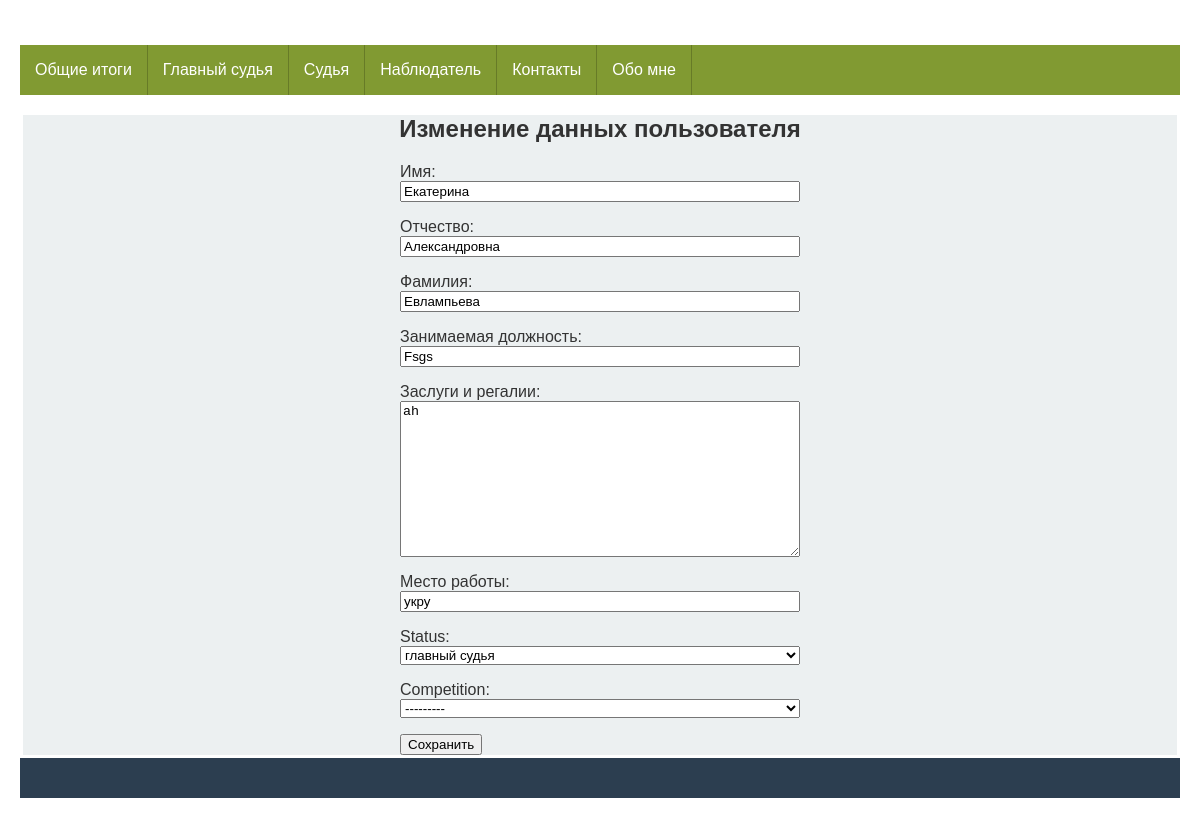
The page /judges/edit/4/ on the database as committed earlier.
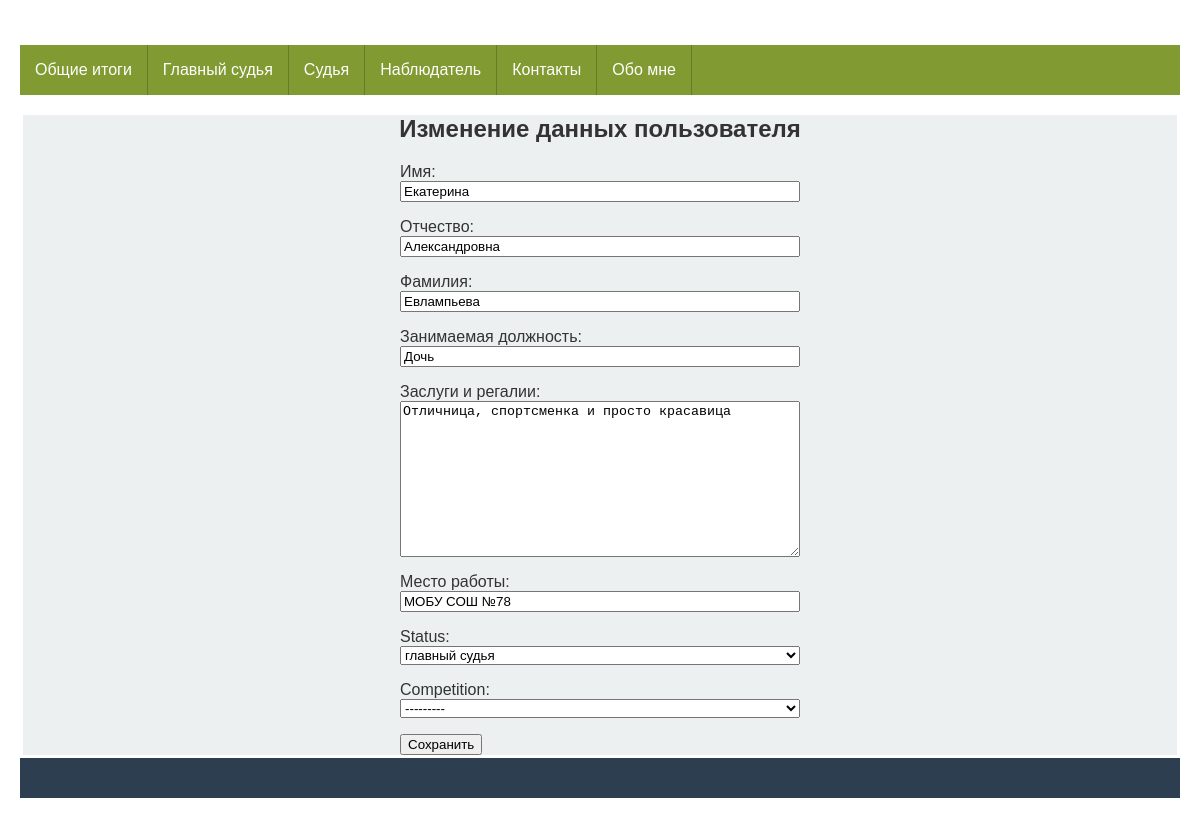
The same page on the database as committed later.
### app_for_judges/models.py (models this page shows, shortened)
class User(models.Model):
    class Meta:
        abstract = True  # данное поле указывает, что класс абстрактный
    name = models.CharField(_('Имя'), max_length=25)
    patronymic = models.CharField(_('Отчество'), max_length=25, default=None)
    last_name = models.CharField(_('Фамилия'), max_length=25)
    is_active = models.BooleanField(_('Удалить'), default=True)

class Judge(User):
    STATUSES = (
        ('M', 'главный судья'),
        ('J', 'судья'),
        ('S', 'секретарь'),
        ('O', 'наблюдатель'),
    )
    class Meta:
        db_table = 'judges'
        verbose_name = _('Судьи')
    post = models.CharField(_('Занимаемая должность'), max_length=100)
    regalia = models.TextField(_('Заслуги и регалии'), default=None)
    organization = models.CharField(_('Место работы'), max_length=100)
    status = models.CharField(_('Статус на соревнованиях'), max_length=1,
                              choices=STATUSES, default='O')
    competitions = models.ManyToManyField(Competition, blank=True, default='Нет')

### app_for_competitions/models.py (models this page shows)
class Competition(models.Model):
    class Meta:
        db_table = 'competitions'
        verbose_name = _('Соревнования')
    name = models.CharField(_('Сокращенное название'), max_length=50)
    fullname = models.CharField(_('Полное наименование конкурса'), max_length=200,
                                default=None)
    date = models.DateField(_('Дата проведения'),
                            help_text="Дата начала")
    active = models.BooleanField(_('Активен'), default=True)
    def __str__(self):
        return self.name

### app_for_judges/views.py (the view, shortened to what this page needs)
# urls.py: path('edit/<int:pk>/', edit_judge, name='edit_judge'),
def edit_judge(request, pk):
    judge = get_object_or_404(Judge, id=pk)
    if request.method == 'GET':
        context = {'form': UserForm(instance=judge), 'id': pk}
        return render(request, 'app_for_judges/edit_judge.html', context)

### app_for_judges/forms.py
class UserForm(forms.ModelForm):
    class Meta:
        model = Judge
        fields = ['name', 'patronymic', 'last_name', 'post', 'regalia', 'organization']
    status = forms.ChoiceField(choices=Judge.STATUSES)
    competition = forms.ModelChoiceField(
        queryset=Competition.objects.all().order_by('name'), blank=True)

### app_for_judges/templates/app_for_judges/edit_judge.html (shortened to what this page needs)
{% extends 'base.html' %}
{% load static %}
{% block content %}
<h2 class="center">{% if id %} Изменение данных пользователя {% else %} Новый пользователь {% endif %}</h2>
<form method="post" novalidate>
    {{ form.as_p }}
    <input type="submit" value="Сохранить"/>
</form>
{% endblock content %}

Rows that differ between the two databases and show on the page:
changed Judge "Александровна": post "Fsgs" → "Дочь"; regalia "ah" → "Отличница, спортсменка и просто красавица"; organization "укру" → "МОБУ СОШ №78"
